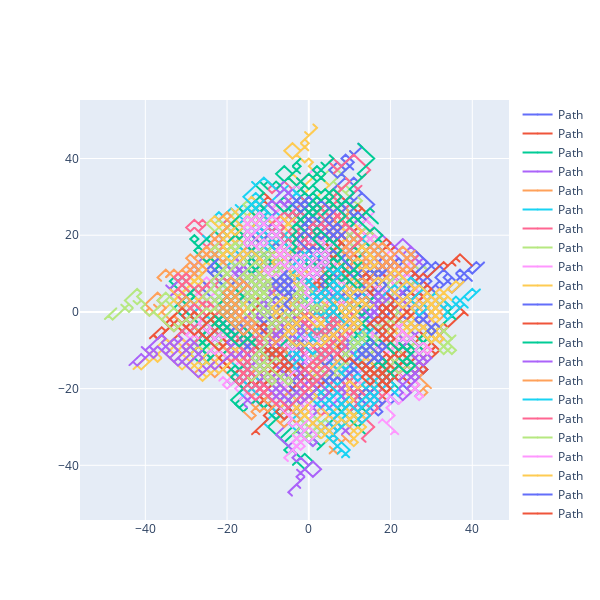

Notebook cell for this chart:
### Code cell
# Simulating 500 200-step 2D random walks with possible movement choices limited to [-1, 1] in each direction ('grid' movement) with (a, m) = (572, 16381)
paths, fig = k_rand_walker(k=500, ndim=2, steps=200, movement="grid", sampling="uniform", a=572, m=16381)
fig
